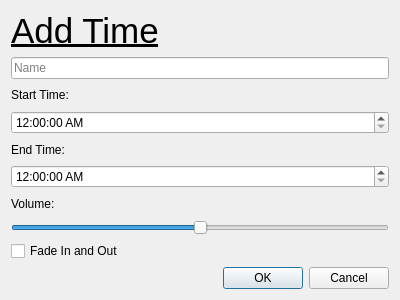
<?xml version="1.0" encoding="UTF-8"?>
<ui version="4.0">
 <class>addTime</class>
 <widget class="QDialog" name="addTime">
  <property name="geometry">
   <rect>
    <x>0</x>
    <y>0</y>
    <width>400</width>
    <height>300</height>
   </rect>
  </property>
  <property name="windowTitle">
   <string>Dialog</string>
  </property>
  <layout class="QGridLayout" name="gridLayout">
   <item row="0" column="0">
    <widget class="QLabel" name="time_Label">
     <property name="font">
      <font>
       <pointsize>26</pointsize>
       <underline>true</underline>
      </font>
     </property>
     <property name="text">
      <string>Add Time</string>
     </property>
    </widget>
   </item>
   <item row="1" column="0">
    <widget class="QLineEdit" name="name_LineEdit">
     <property name="placeholderText">
      <string>Name</string>
     </property>
    </widget>
   </item>
   <item row="2" column="0">
    <widget class="QLabel" name="start_Label">
     <property name="text">
      <string>Start Time:</string>
     </property>
    </widget>
   </item>
   <item row="3" column="0">
    <widget class="QTimeEdit" name="start_timeEdit">
     <property name="displayFormat">
      <string>h:mm:ss AP</string>
     </property>
     <property name="calendarPopup">
      <bool>false</bool>
     </property>
     <property name="timeSpec">
      <enum>Qt::LocalTime</enum>
     </property>
    </widget>
   </item>
   <item row="4" column="0">
    <widget class="QLabel" name="end_Label">
     <property name="text">
      <string>End Time:</string>
     </property>
    </widget>
   </item>
   <item row="5" column="0">
    <widget class="QTimeEdit" name="end_timeEdit">
     <property name="displayFormat">
      <string>h:mm:ss AP</string>
     </property>
    </widget>
   </item>
   <item row="6" column="0">
    <widget class="QLabel" name="volume_Label">
     <property name="text">
      <string>Volume:</string>
     </property>
    </widget>
   </item>
   <item row="7" column="0">
    <widget class="QSlider" name="volume_Slider">
     <property name="maximum">
      <number>100</number>
     </property>
     <property name="value">
      <number>50</number>
     </property>
     <property name="orientation">
      <enum>Qt::Horizontal</enum>
     </property>
    </widget>
   </item>
   <item row="8" column="0">
    <widget class="QCheckBox" name="fade_checkBox">
     <property name="text">
      <string>Fade In and Out</string>
     </property>
    </widget>
   </item>
   <item row="9" column="0">
    <widget class="QDialogButtonBox" name="buttonBox">
     <property name="orientation">
      <enum>Qt::Horizontal</enum>
     </property>
     <property name="standardButtons">
      <set>QDialogButtonBox::Cancel|QDialogButtonBox::Ok</set>
     </property>
    </widget>
   </item>
  </layout>
 </widget>
 <resources/>
 <connections>
  <connection>
   <sender>buttonBox</sender>
   <signal>accepted()</signal>
   <receiver>addTime</receiver>
   <slot>accept()</slot>
   <hints>
    <hint type="sourcelabel">
     <x>248</x>
     <y>254</y>
    </hint>
    <hint type="destinationlabel">
     <x>157</x>
     <y>274</y>
    </hint>
   </hints>
  </connection>
  <connection>
   <sender>buttonBox</sender>
   <signal>rejected()</signal>
   <receiver>addTime</receiver>
   <slot>reject()</slot>
   <hints>
    <hint type="sourcelabel">
     <x>316</x>
     <y>260</y>
    </hint>
    <hint type="destinationlabel">
     <x>286</x>
     <y>274</y>
    </hint>
   </hints>
  </connection>
 </connections>
</ui>
